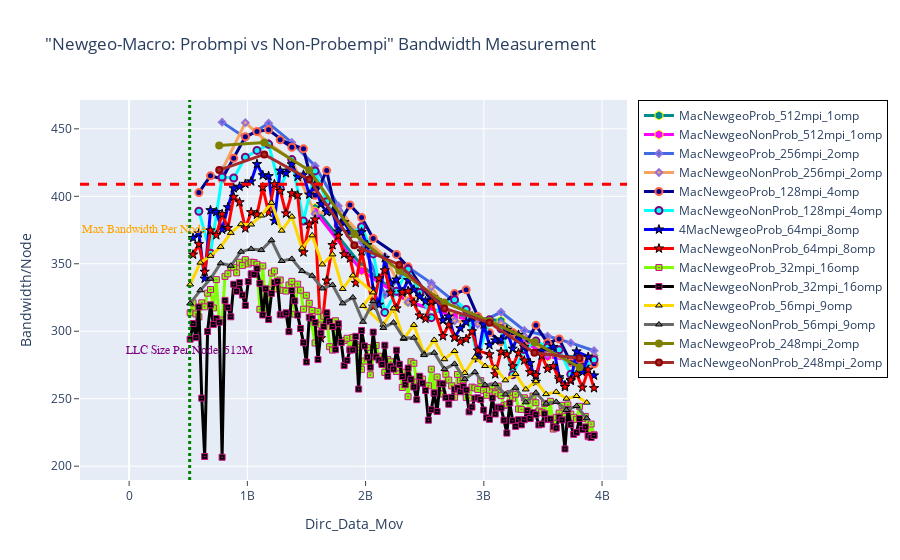

The cell this chart's notebook holds for it:
### Markdown cell above
## BANDWIDTH - Newgeo Macro: Probempi vs Nonprobempi

### Code cell
fig = go.Figure() 

# Case 1
fig.add_trace(go.Scatter(x=(dfn4MacNewgeoProb_512mpi_1omp.Dirc_Data_Mov*(dfn4MacNewgeoProb_512mpi_1omp.MPI_size/4)), 
                         y=(dfn4MacNewgeoProb_512mpi_1omp.BAND*(dfn4MacNewgeoProb_512mpi_1omp.MPI_size/4)), 
                         mode='lines+markers', 
                         name='MacNewgeoProb_512mpi_1omp',
                         line=dict(color='darkcyan',width=3),
                         marker=dict(symbol='hexagon',size=9, line=dict(color='yellow',width=1))))

fig.add_trace(go.Scatter(x=(dfn4MacNewgeoNonProb_512mpi_1omp.Dirc_Data_Mov*(dfn4MacNewgeoNonProb_512mpi_1omp.MPI_size/4)), 
                         y=(dfn4MacNewgeoNonProb_512mpi_1omp.BAND*(dfn4MacNewgeoNonProb_512mpi_1omp.MPI_size/4)), 
                         mode='lines+markers', 
                         name='MacNewgeoNonProb_512mpi_1omp',
                         line=dict(color='magenta',width=3),
                         marker=dict(symbol='hexagon',size=9, line=dict(color='yellow',width=1))))


# Case 2
fig.add_trace(go.Scatter(x=(dfn4MacNewgeoProb_256mpi_2omp.Dirc_Data_Mov*(dfn4MacNewgeoProb_256mpi_2omp.MPI_size/4)), 
                         y=(dfn4MacNewgeoProb_256mpi_2omp.BAND*(dfn4MacNewgeoProb_256mpi_2omp.MPI_size/4)), 
                         mode='lines+markers', 
                         name='MacNewgeoProb_256mpi_2omp',
                         line=dict(color='royalblue',width=3),
                         marker=dict(symbol='diamond',size=5,line=dict(color='MediumPurple',width=2))))

fig.add_trace(go.Scatter(x=(dfn4MacNewgeoNonProb_256mpi_2omp.Dirc_Data_Mov*(dfn4MacNewgeoNonProb_256mpi_2omp.MPI_size/4)), 
                         y=(dfn4MacNewgeoNonProb_256mpi_2omp.BAND*(dfn4MacNewgeoNonProb_256mpi_2omp.MPI_size/4)), 
                         mode='lines+markers', 
                         name='MacNewgeoNonProb_256mpi_2omp',
                         line=dict(color='sandybrown',width=3),
                         marker=dict(symbol='diamond',size=5,line=dict(color='MediumPurple',width=2))))


# Case 3
fig.add_trace(go.Scatter(x=(dfn4MacNewgeoProb_128mpi_4omp.Dirc_Data_Mov*(dfn4MacNewgeoProb_128mpi_4omp.MPI_size/4)), 
                         y=(dfn4MacNewgeoProb_128mpi_4omp.BAND*(dfn4MacNewgeoProb_128mpi_4omp.MPI_size/4)), 
                         mode='lines+markers', 
                         name='MacNewgeoProb_128mpi_4omp',
                         line=dict(color='darkblue',width=3),
                         marker=dict(symbol='circle',size=7, line=dict(color='tomato',width=2))))

fig.add_trace(go.Scatter(x=(dfn4MacNewgeoNonProb_128mpi_4omp.Dirc_Data_Mov*(dfn4MacNewgeoNonProb_128mpi_4omp.MPI_size/4)), 
                         y=(dfn4MacNewgeoNonProb_128mpi_4omp.BAND*(dfn4MacNewgeoNonProb_128mpi_4omp.MPI_size/4)), 
                         mode='lines+markers', 
                         name='MacNewgeoNonProb_128mpi_4omp',
                         line=dict(color='cyan',width=3),
                         marker=dict(symbol='circle',size=7,line=dict(color='Purple',width=2))))



# Case 4
fig.add_trace(go.Scatter(x=(dfn4MacNewgeoProb_64mpi_8omp.Dirc_Data_Mov*(dfn4MacNewgeoProb_64mpi_8omp.MPI_size/4)), 
                         y=(dfn4MacNewgeoProb_64mpi_8omp.BAND*(dfn4MacNewgeoProb_64mpi_8omp.MPI_size/4)), 
                         mode='lines+markers', 
                         name='4MacNewgeoProb_64mpi_8omp',
                         line=dict(color='blue',width=3),
                         marker=dict(symbol='star',size=7, line=dict(color='black',width=1))))

fig.add_trace(go.Scatter(x=(dfn4MacNewgeoNonProb_64mpi_8omp.Dirc_Data_Mov*(dfn4MacNewgeoNonProb_64mpi_8omp.MPI_size/4)), 
                         y=(dfn4MacNewgeoNonProb_64mpi_8omp.BAND*(dfn4MacNewgeoNonProb_64mpi_8omp.MPI_size/4)), 
                         mode='lines+markers', 
                         name='MacNewgeoNonProb_64mpi_8omp',
                         line=dict(color='red',width=3),
                         marker=dict(symbol='star',size=7, line=dict(color='black',width=1))))


# Case 5
fig.add_trace(go.Scatter(x=(dfn4MacNewgeoProb_32mpi_16omp.Dirc_Data_Mov*(dfn4MacNewgeoProb_32mpi_16omp.MPI_size/4)), 
                         y=(dfn4MacNewgeoProb_32mpi_16omp.BAND*(dfn4MacNewgeoProb_32mpi_16omp.MPI_size/4)), 
                         mode='lines+markers', 
                         name='MacNewgeoProb_32mpi_16omp',
                         line=dict(color='chartreuse',width=3),
                         marker=dict(symbol='square-dot',size=6, line=dict(color='mediumvioletred',width=1))))

fig.add_trace(go.Scatter(x=(dfn4MacNewgeoNonProb_32mpi_16omp.Dirc_Data_Mov*(dfn4MacNewgeoNonProb_32mpi_16omp.MPI_size/4)), 
                         y=(dfn4MacNewgeoNonProb_32mpi_16omp.BAND*(dfn4MacNewgeoNonProb_32mpi_16omp.MPI_size/4)), 
                         mode='lines+markers', 
                         name='MacNewgeoNonProb_32mpi_16omp',
                         line=dict(color='black',width=3),
                         marker=dict(symbol='square-dot',size=6, line=dict(color='mediumvioletred',width=1))))


# Case 6
fig.add_trace(go.Scatter(x=(dfn4MacNewgeoProb_56mpi_9omp.Dirc_Data_Mov*(dfn4MacNewgeoProb_56mpi_9omp.MPI_size/4)), 
                         y=(dfn4MacNewgeoProb_56mpi_9omp.BAND*(dfn4MacNewgeoProb_56mpi_9omp.MPI_size/4)), 
                         mode='lines+markers', 
                         name='MacNewgeoProb_56mpi_9omp',
                         line=dict(color='gold',width=3),
                         marker=dict(symbol='triangle-up',size=6, line=dict(color='black',width=1))))

fig.add_trace(go.Scatter(x=(dfn4MacNewgeoNonProb_56mpi_9omp.Dirc_Data_Mov*(dfn4MacNewgeoNonProb_56mpi_9omp.MPI_size/4)), 
                         y=(dfn4MacNewgeoNonProb_56mpi_9omp.BAND*(dfn4MacNewgeoNonProb_56mpi_9omp.MPI_size/4)), 
                         mode='lines+markers', 
                         name='MacNewgeoNonProb_56mpi_9omp',
                         line=dict(color='dimgray',width=3),
                         marker=dict(symbol='triangle-up',size=6, line=dict(color='black',width=1))))



# Case 7
fig.add_trace(go.Scatter(x=(dfn4MacNewgeoProb_248mpi_2omp.Dirc_Data_Mov*(dfn4MacNewgeoProb_248mpi_2omp.MPI_size/4)), 
                         y=(dfn4MacNewgeoProb_248mpi_2omp.BAND*(dfn4MacNewgeoProb_248mpi_2omp.MPI_size/4)), 
                         mode='lines+markers', 
                         name='MacNewgeoProb_248mpi_2omp',
                         line=dict(color='olive',width=3),
                         marker=dict(symbol='circle',size=6, line=dict(color='olive',width=2))))

fig.add_trace(go.Scatter(x=(dfn4MacNewgeoNonProb_248mpi_2omp.Dirc_Data_Mov*(dfn4MacNewgeoNonProb_248mpi_2omp.MPI_size/4)), 
                         y=(dfn4MacNewgeoNonProb_248mpi_2omp.BAND*(dfn4MacNewgeoNonProb_248mpi_2omp.MPI_size/4)), 
                         mode='lines+markers', 
                         name='MacNewgeoNonProb_248mpi_2omp',
                         line=dict(color='Brown',width=3),
                         marker=dict(symbol='circle',size=6, line=dict(color='darkred',width=2))))



# Adding vertical and horizontal lines 
fig.add_vline(x=512e6, line_width=3, line_dash="dot", line_color="green")
fig.add_hline(y=409, line_width=3, line_dash="dash", line_color="red")

# Add annotation with arrow
fig.add_annotation(
    x='512e6'
    , y=280
    , text=f'LLC Size Per Node: 512M'
    , yanchor='bottom'
    , showarrow=False
    , arrowhead=1
    , arrowsize=1
    , arrowwidth=2
    , arrowcolor="#636363"
    , ax=-20
    , ay=-30
    , font=dict(size=12, color="purple", family="Sans Serif")
    , align="left"
    ,)

fig.add_annotation(
    x='130e6'
    , y=370
    , text=f'Max Bandwidth Per Node'
    , yanchor='bottom'
    , showarrow=False
    , arrowhead=1
    , arrowsize=1
    , arrowwidth=2
    , arrowcolor="#636363"
    , ax=-20
    , ay=-30
    , font=dict(size=12, color="orange", family="Sans Serif")
    , align="left"
    ,)


fig.update_layout(title='"Newgeo-Macro: Probmpi vs Non-Probempi" Bandwidth Measurement',
                  xaxis_title='Dirc_Data_Mov', yaxis_title='Bandwidth/Node', 
                  xaxis=dict(ticks="outside"),  
                  yaxis=dict(ticks="outside"),
                  legend=go.layout.Legend(bordercolor="black",borderwidth=1))

### Figure 1 — Plotly figure (JSON) as saved in the notebook; plotly's stock layout.template omitted (floating-point values rounded to 4 significant figures; data arrays with more than 128 entries replaced by an {"elided": "..."} marker saying what was removed)
{"data": [{"line": {"color": "darkcyan", "width": 3}, "marker": {"line": {"color": "yellow", "width": 1}, "size": 9, "symbol": "hexagon"}, "mode": "lines+markers", "name": "MacNewgeoProb_512mpi_1omp", "type": "scatter", "x": [1572864000, 1966080000, 2359296000, 2752512000, 3145728000, 3538944000, 3932160000], "y": [391.4, 348.7, 321.6, 311.5, 307.8, 281.4, 281.1]}, {"line": {"color": "magenta", "width": 3}, "marker": {"line": {"color": "yellow", "width": 1}, "size": 9, "symbol": "hexagon"}, "mode": "lines+markers", "name": "MacNewgeoNonProb_512mpi_1omp", "type": "scatter", "x": [1572864000, 1966080000, 2359296000, 2752512000, 3145728000, 3538944000, 3932160000], "y": [388.8, 344.8, 322.4, 310.9, 303.5, 281.2, 276.1]}, {"line": {"color": "royalblue", "width": 3}, "marker": {"line": {"color": "MediumPurple", "width": 2}, "size": 5, "symbol": "diamond"}, "mode": "lines+markers", "name": "MacNewgeoProb_256mpi_2omp", "type": "scatter", "x": [786432000, 983040000, 1179648000, 1376256000, 1572864000, 1769472000, 1966080000, 2162688000, 2359296000, 2555904000, 2752512000, 2949120000, 3145728000, 3342336000, 3538944000, 3735552000, 3932160000], "y": [455.0, 443.4, 454.1, 439.9, 422.5, 392.8, 366.2, 327.1, 347.4, 335.7, 322.0, 305.5, 314.2, 300.6, 296.5, 291.4, 285.5]}, {"line": {"color": "sandybrown", "width": 3}, "marker": {"line": {"color": "MediumPurple", "width": 2}, "size": 5, "symbol": "diamond"}, "mode": "lines+markers", "name": "MacNewgeoNonProb_256mpi_2omp", "type": "scatter", "x": [786432000, 983040000, 1179648000, 1376256000, 1572864000, 1769472000, 1966080000, 2162688000, 2359296000, 2555904000, 2752512000, 2949120000, 3145728000, 3342336000, 3538944000, 3735552000, 3932160000], "y": [419.4, 454.5, 439.4, 427.0, 387.0, 390.1, 370.9, 355.4, 321.4, 332.9, 307.7, 305.1, 306.0, 296.2, 283.4, 278.2, 281.8]}, {"line": {"color": "darkblue", "width": 3}, "marker": {"line": {"color": "tomato", "width": 2}, "size": 7, "symbol": "circle"}, "mode": "lines+markers", "name": "MacNewgeoProb_128mpi_4omp", "type": "scatter", "x": [589824000, 688128000, 786432000, 884736000, 983040000, 1081344000, 1179648000, 1376256000, 1277952000, 1474560000, 1572864000, 1671168000, 1769472000, 1867776000, 1966080000, 2064384000, 2260992000, 2359296000, 2555904000, 2654208000, 2752512000, 2850816000, 2949120000, 3047424000, 3145728000, 3244032000, 3342336000, 3440640000, 3538944000, 3637248000, 3735552000, 3833856000, 3932160000], "y": [402.8, 415.2, 412.8, 428.3, 444.2, 448.0, 449.2, 436.3, 441.9, 435.2, 400.8, 419.1, 378.9, 393.5, 384.3, 368.8, 356.9, 347.7, 322.7, 319.8, 327.9, 330.7, 311.0, 299.0, 292.4, 298.9, 289.2, 304.4, 291.3, 294.2, 276.9, 274.9, 275.9]}, {"line": {"color": "cyan", "width": 3}, "marker": {"line": {"color": "Purple", "width": 2}, "size": 7, "symbol": "circle"}, "mode": "lines+markers", "name": "MacNewgeoNonProb_128mpi_4omp", "type": "scatter", "x": [589824000, 688128000, 786432000, 884736000, 983040000, 1081344000, 1179648000, 1277952000, 1376256000, 1474560000, 1572864000, 1671168000, 1769472000, 1867776000, 1966080000, 2064384000, 2162688000, 2260992000, 2359296000, 2457600000, 2555904000, 2654208000, 2752512000, 2850816000, 2949120000, 3047424000, 3145728000, 3244032000, 3342336000, 3440640000, 3538944000, 3637248000, 3735552000, 3833856000, 3932160000], "y": [389.0, 357.8, 414.2, 413.5, 429.0, 434.0, 438.5, 405.9, 427.2, 381.7, 418.8, 396.0, 378.5, 371.8, 377.5, 357.3, 314.0, 329.6, 346.0, 328.8, 310.1, 320.0, 323.4, 316.1, 280.9, 308.5, 301.8, 267.7, 286.4, 292.7, 288.2, 286.2, 268.1, 272.8, 278.9]}, {"line": {"color": "blue", "width": 3}, "marker": {"line": {"color": "black", "width": 1}, "size": 7, "symbol": "star"}, "mode": "lines+markers", "name": "4MacNewgeoProb_64mpi_8omp", "type": "scatter", "x": [540672000, 589824000, 638976000, 688128000, 737280000, 786432000, 835584000, 884736000, 933888000, 983040000, 1032192000, 1081344000, 1130496000, 1179648000, 1228800000, 1277952000, 1327104000, 1376256000, 1425408000, 1474560000, 1523712000, 1572864000, 1622016000, 1671168000, 1720320000, 1769472000, 1818624000, 1867776000, 1966080000, 2015232000, 2064384000, 2113536000, 2162688000, 2211840000, 2260992000, 2310144000, 2359296000, 2408448000, 2457600000, 2506752000, 2555904000, 2605056000, 2654208000, 2703360000, 2752512000, 2801664000, 2850816000, 2899968000, 2949120000, 2998272000, 3047424000, 3096576000, 3145728000, 3194880000, 3244032000, 3293184000, 3342336000, 3391488000, 3440640000, 3489792000, 3588096000, 3637248000, 3686400000, 3735552000, 3784704000, 3883008000, 3833856000, 3932160000], "y": [369.1, 372.6, 339.0, 389.7, 388.4, 375.3, 391.9, 406.0, 407.1, 409.2, 411.1, 423.9, 415.6, 414.9, 381.7, 419.0, 417.1, 423.7, 414.5, 416.0, 401.3, 408.9, 394.2, 388.4, 388.7, 374.0, 380.8, 373.6, 373.4, 363.9, 331.0, 319.7, 354.2, 335.5, 338.3, 328.7, 337.9, 330.8, 325.7, 322.2, 325.6, 323.0, 308.1, 310.9, 295.4, 302.2, 306.7, 310.9, 279.9, 305.0, 289.7, 293.2, 293.8, 301.0, 287.1, 297.4, 288.3, 276.5, 262.5, 285.5, 288.4, 265.9, 260.0, 263.3, 285.1, 281.0, 269.7, 267.2]}, {"line": {"color": "red", "width": 3}, "marker": {"line": {"color": "black", "width": 1}, "size": 7, "symbol": "star"}, "mode": "lines+markers", "name": "MacNewgeoNonProb_64mpi_8omp", "type": "scatter", "x": [540672000, 589824000, 638976000, 688128000, 737280000, 786432000, 835584000, 884736000, 933888000, 983040000, 1032192000, 1081344000, 1130496000, 1179648000, 1228800000, 1277952000, 1327104000, 1376256000, 1425408000, 1474560000, 1523712000, 1572864000, 1622016000, 1671168000, 1720320000, 1769472000, 1818624000, 1867776000, 1916928000, 1966080000, 2064384000, 2113536000, 2162688000, 2211840000, 2260992000, 2310144000, 2359296000, 2408448000, 2457600000, 2506752000, 2555904000, 2654208000, 2703360000, 2752512000, 2801664000, 2850816000, 2899968000, 2949120000, 3047424000, 3096576000, 3145728000, 3194880000, 3244032000, 3293184000, 3342336000, 3391488000, 3440640000, 3489792000, 3538944000, 3588096000, 3637248000, 3686400000, 3735552000, 3784704000, 3833856000, 3883008000, 3932160000], "y": [356.8, 364.5, 344.1, 374.7, 371.2, 386.8, 376.5, 399.6, 395.6, 376.3, 388.2, 386.5, 406.6, 387.8, 409.0, 404.0, 387.3, 402.2, 400.7, 358.5, 379.1, 382.9, 294.8, 337.6, 363.8, 370.7, 357.1, 354.0, 335.8, 359.2, 318.2, 339.1, 345.1, 328.6, 316.9, 329.0, 329.8, 321.3, 311.7, 309.3, 322.0, 296.4, 304.8, 295.4, 292.2, 294.2, 299.9, 285.6, 282.9, 268.1, 284.9, 282.9, 274.0, 283.9, 278.3, 269.6, 267.5, 282.0, 272.2, 274.1, 264.3, 258.7, 264.0, 268.4, 258.2, 271.6, 257.8]}, {"line": {"color": "chartreuse", "width": 3}, "marker": {"line": {"color": "mediumvioletred", "width": 1}, "size": 6, "symbol": "square-dot"}, "mode": "lines+markers", "name": "MacNewgeoProb_32mpi_16omp", "type": "scatter", "x": {"elided": "140 int values"}, "y": {"elided": "140 float values"}}, {"line": {"color": "black", "width": 3}, "marker": {"line": {"color": "mediumvioletred", "width": 1}, "size": 6, "symbol": "square-dot"}, "mode": "lines+markers", "name": "MacNewgeoNonProb_32mpi_16omp", "type": "scatter", "x": {"elided": "140 int values"}, "y": {"elided": "140 float values"}}, {"line": {"color": "gold", "width": 3}, "marker": {"line": {"color": "black", "width": 1}, "size": 6, "symbol": "triangle-up"}, "mode": "lines+markers", "name": "MacNewgeoProb_56mpi_9omp", "type": "scatter", "x": [516096000, 602112000, 688128000, 774144000, 860160000, 946176000, 1032192000, 1118208000, 1204224000, 1290240000, 1376256000, 1462272000, 1548288000, 1634304000, 1720320000, 1806336000, 1892352000, 2064384000, 1978368000, 2150400000, 2236416000, 2322432000, 2408448000, 2494464000, 2580480000, 2666496000, 2752512000, 2838528000, 2924544000, 3010560000, 3096576000, 3182592000, 3268608000, 3354624000, 3440640000, 3526656000, 3612672000, 3698688000, 3784704000, 3870720000], "y": [334.6, 350.9, 355.8, 362.5, 372.9, 379.4, 379.1, 385.8, 395.2, 374.5, 385.0, 361.4, 371.0, 349.5, 357.0, 331.3, 341.4, 328.8, 318.8, 304.8, 317.0, 294.4, 304.7, 283.4, 293.6, 279.3, 285.4, 269.1, 280.6, 274.3, 273.1, 263.6, 268.4, 256.9, 263.0, 253.4, 255.1, 250.0, 252.0, 247.1]}, {"line": {"color": "dimgray", "width": 3}, "marker": {"line": {"color": "black", "width": 1}, "size": 6, "symbol": "triangle-up"}, "mode": "lines+markers", "name": "MacNewgeoNonProb_56mpi_9omp", "type": "scatter", "x": [516096000, 602112000, 688128000, 774144000, 860160000, 946176000, 1032192000, 1118208000, 1204224000, 1290240000, 1376256000, 1462272000, 1548288000, 1634304000, 1720320000, 1806336000, 1892352000, 1978368000, 2064384000, 2150400000, 2236416000, 2322432000, 2408448000, 2494464000, 2580480000, 2666496000, 2752512000, 2838528000, 2924544000, 3010560000, 3096576000, 3182592000, 3268608000, 3354624000, 3440640000, 3526656000, 3612672000, 3698688000, 3784704000, 3870720000], "y": [320.6, 330.3, 338.9, 350.4, 348.5, 358.9, 361.0, 360.2, 367.5, 352.0, 353.6, 344.7, 341.1, 331.8, 334.3, 320.7, 325.1, 307.0, 322.3, 302.5, 306.5, 295.0, 295.2, 282.3, 284.1, 271.9, 275.8, 264.5, 269.7, 260.2, 260.9, 253.2, 258.1, 247.3, 254.4, 246.3, 247.7, 241.7, 244.6, 235.5]}, {"line": {"color": "olive", "width": 3}, "marker": {"line": {"color": "olive", "width": 2}, "size": 6, "symbol": "circle"}, "mode": "lines+markers", "name": "MacNewgeoProb_248mpi_2omp", "type": "scatter", "x": [761856000, 1142784000, 1523712000, 1904640000, 2285568000, 2666496000, 3047424000, 3428352000, 3809280000], "y": [437.7, 439.9, 419.2, 372.0, 344.8, 321.4, 307.6, 291.8, 273.3]}, {"line": {"color": "Brown", "width": 3}, "marker": {"line": {"color": "darkred", "width": 2}, "size": 6, "symbol": "circle"}, "mode": "lines+markers", "name": "MacNewgeoNonProb_248mpi_2omp", "type": "scatter", "x": [761856000, 1142784000, 1523712000, 1904640000, 2285568000, 2666496000, 3047424000, 3428352000, 3809280000], "y": [419.4, 431.1, 412.4, 363.7, 349.3, 316.9, 306.3, 284.1, 280.1]}], "layout": {"annotations": [{"align": "left", "arrowcolor": "#636363", "arrowhead": 1, "arrowsize": 1, "arrowwidth": 2, "ax": -20, "ay": -30, "font": {"color": "purple", "family": "Sans Serif", "size": 12}, "showarrow": false, "text": "LLC Size Per Node: 512M", "x": "512e6", "y": 280, "yanchor": "bottom"}, {"align": "left", "arrowcolor": "#636363", "arrowhead": 1, "arrowsize": 1, "arrowwidth": 2, "ax": -20, "ay": -30, "font": {"color": "orange", "family": "Sans Serif", "size": 12}, "showarrow": false, "text": "Max Bandwidth Per Node", "x": "130e6", "y": 370, "yanchor": "bottom"}], "legend": {"bordercolor": "black", "borderwidth": 1}, "shapes": [{"line": {"color": "green", "dash": "dot", "width": 3}, "type": "line", "x0": 512000000, "x1": 512000000, "xref": "x", "y0": 0, "y1": 1, "yref": "y domain"}, {"line": {"color": "red", "dash": "dash", "width": 3}, "type": "line", "x0": 0, "x1": 1, "xref": "x domain", "y0": 409, "y1": 409, "yref": "y"}], "title": {"text": "\"Newgeo-Macro: Probmpi vs Non-Probempi\" Bandwidth Measurement"}, "xaxis": {"ticks": "outside", "title": {"text": "Dirc_Data_Mov"}}, "yaxis": {"ticks": "outside", "title": {"text": "Bandwidth/Node"}}}}
